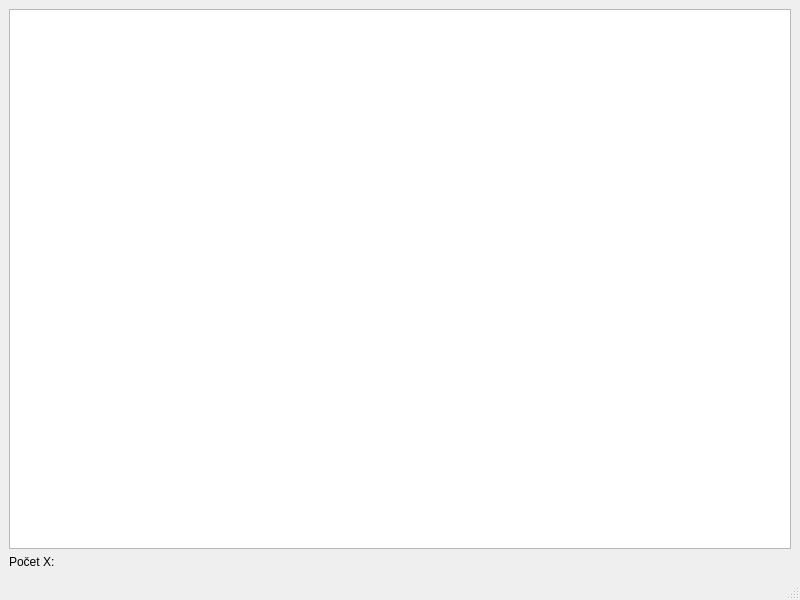
<?xml version="1.0" encoding="UTF-8"?>
<ui version="4.0">
 <class>MainWindow</class>
 <widget class="QMainWindow" name="MainWindow">
  <property name="geometry">
   <rect>
    <x>0</x>
    <y>0</y>
    <width>800</width>
    <height>600</height>
   </rect>
  </property>
  <property name="windowTitle">
   <string>MainWindow</string>
  </property>
  <widget class="QWidget" name="centralwidget">
   <layout class="QVBoxLayout" name="verticalLayout">
    <item>
     <widget class="QTableView" name="tableView"/>
    </item>
    <item>
     <widget class="QLabel" name="labelInfo">
      <property name="text">
       <string>Počet X:</string>
      </property>
     </widget>
    </item>
   </layout>
  </widget>
  <widget class="QMenuBar" name="menubar">
   <property name="geometry">
    <rect>
     <x>0</x>
     <y>0</y>
     <width>800</width>
     <height>23</height>
    </rect>
   </property>
  </widget>
  <widget class="QStatusBar" name="statusbar"/>
 </widget>
 <resources/>
 <connections/>
</ui>
